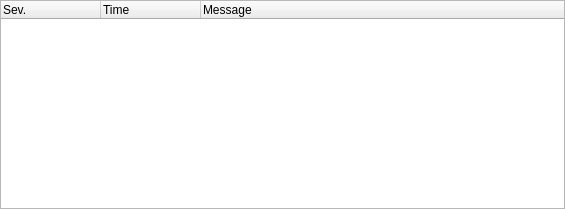
<?xml version="1.0" encoding="UTF-8"?>
<ui version="4.0">
 <class>TreeLogBase</class>
 <widget class="QWidget" name="TreeLogBase">
  <property name="geometry">
   <rect>
    <x>0</x>
    <y>0</y>
    <width>565</width>
    <height>209</height>
   </rect>
  </property>
  <layout class="QVBoxLayout" name="verticalLayout">
   <property name="margin">
    <number>0</number>
   </property>
   <item>
    <widget class="QTreeWidget" name="m_TreeLog">
     <property name="contextMenuPolicy">
      <enum>Qt::CustomContextMenu</enum>
     </property>
     <property name="autoScroll">
      <bool>false</bool>
     </property>
     <property name="selectionMode">
      <enum>QAbstractItemView::NoSelection</enum>
     </property>
     <property name="textElideMode">
      <enum>Qt::ElideNone</enum>
     </property>
     <property name="indentation">
      <number>0</number>
     </property>
     <property name="rootIsDecorated">
      <bool>false</bool>
     </property>
     <property name="itemsExpandable">
      <bool>false</bool>
     </property>
     <property name="wordWrap">
      <bool>true</bool>
     </property>
     <property name="headerHidden">
      <bool>false</bool>
     </property>
     <property name="expandsOnDoubleClick">
      <bool>false</bool>
     </property>
     <attribute name="headerVisible">
      <bool>true</bool>
     </attribute>
     <column>
      <property name="text">
       <string comment="@title:column Severity of a log entry / log level. Text must be very short.">Sev.</string>
      </property>
      <property name="toolTip">
       <string>Severity</string>
      </property>
     </column>
     <column>
      <property name="text">
       <string comment="@title:column a time stamp of a log entry">Time</string>
      </property>
     </column>
     <column>
      <property name="text">
       <string comment="@title:column the text message of a log entry">Message</string>
      </property>
     </column>
    </widget>
   </item>
  </layout>
 </widget>
 <resources/>
 <connections/>
</ui>
